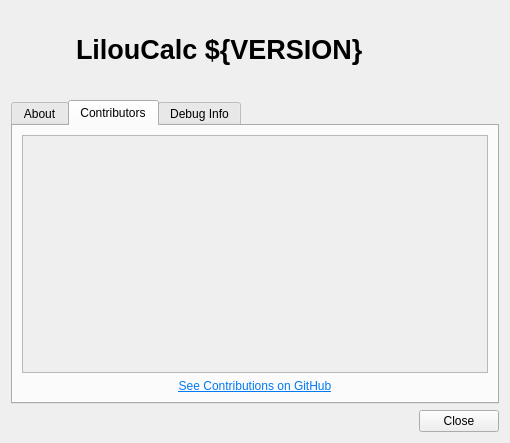
<?xml version="1.0" encoding="UTF-8"?>
<ui version="4.0">
 <class>AboutDialog</class>
 <widget class="QDialog" name="AboutDialog">
  <property name="geometry">
   <rect>
    <x>0</x>
    <y>0</y>
    <width>510</width>
    <height>443</height>
   </rect>
  </property>
  <property name="windowTitle">
   <string>About LilouCalc</string>
  </property>
  <layout class="QVBoxLayout" name="verticalLayout_2" stretch="0,1,0">
   <item>
    <layout class="QHBoxLayout" name="horizontalLayout">
     <property name="topMargin">
      <number>15</number>
     </property>
     <property name="bottomMargin">
      <number>20</number>
     </property>
     <item alignment="Qt::AlignVCenter">
      <widget class="QLabel" name="iconLabel">
       <property name="sizePolicy">
        <sizepolicy hsizetype="Fixed" vsizetype="Fixed">
         <horstretch>0</horstretch>
         <verstretch>0</verstretch>
        </sizepolicy>
       </property>
       <property name="minimumSize">
        <size>
         <width>48</width>
         <height>48</height>
        </size>
       </property>
       <property name="maximumSize">
        <size>
         <width>48</width>
         <height>48</height>
        </size>
       </property>
      </widget>
     </item>
     <item alignment="Qt::AlignVCenter">
      <widget class="QLabel" name="nameLabel">
       <property name="sizePolicy">
        <sizepolicy hsizetype="Expanding" vsizetype="Preferred">
         <horstretch>0</horstretch>
         <verstretch>0</verstretch>
        </sizepolicy>
       </property>
       <property name="font">
        <font>
         <weight>75</weight>
         <bold>true</bold>
        </font>
       </property>
       <property name="text">
        <string notr="true">&lt;html&gt;&lt;head/&gt;&lt;body&gt;&lt;p&gt;&lt;span style=&quot; font-size:20pt;&quot;&gt;LilouCalc ${VERSION}&lt;/span&gt;&lt;/p&gt;&lt;/body&gt;&lt;/html&gt;</string>
       </property>
       <property name="margin">
        <number>0</number>
       </property>
       <property name="indent">
        <number>11</number>
       </property>
      </widget>
     </item>
    </layout>
   </item>
   <item>
    <widget class="QTabWidget" name="tabWidget">
     <property name="currentIndex">
      <number>1</number>
     </property>
     <widget class="QWidget" name="aboutTab">
      <attribute name="title">
       <string>About</string>
      </attribute>
      <layout class="QVBoxLayout" name="verticalLayout_3">
       <item>
        <widget class="QLabel" name="label_2">
         <property name="sizePolicy">
          <sizepolicy hsizetype="Preferred" vsizetype="Fixed">
           <horstretch>0</horstretch>
           <verstretch>0</verstretch>
          </sizepolicy>
         </property>
         <property name="text">
          <string notr="true">&lt;html&gt;&lt;head/&gt;&lt;body&gt;&lt;p&gt;Website: &lt;a href=&quot;https://github.com/Antidote1911/liloucalc&quot;&gt;&lt;span style=&quot; text-decoration: underline; color:#007af4;&quot;&gt;https://github.com/Antidote1911/liloucalc&lt;/span&gt;&lt;/a&gt;&lt;/p&gt;&lt;/body&gt;&lt;/html&gt;</string>
         </property>
         <property name="openExternalLinks">
          <bool>true</bool>
         </property>
        </widget>
       </item>
       <item>
        <widget class="QLabel" name="label_5">
         <property name="text">
          <string>&lt;html&gt;&lt;head/&gt;&lt;body&gt;&lt;p&gt;Report bugs at: &lt;a href=&quot;https://github.com/Antidote1911/liloucalc/issues&quot;&gt;&lt;span style=&quot; text-decoration: underline; color:#007af4;&quot;&gt;https://github.com/Antidote1911/liloucalc/issues&lt;/span&gt;&lt;/a&gt;&lt;/p&gt;&lt;/body&gt;&lt;/html&gt;</string>
         </property>
         <property name="openExternalLinks">
          <bool>true</bool>
         </property>
        </widget>
       </item>
       <item>
        <spacer name="verticalSpacer_3">
         <property name="orientation">
          <enum>Qt::Vertical</enum>
         </property>
         <property name="sizeType">
          <enum>QSizePolicy::Fixed</enum>
         </property>
         <property name="sizeHint" stdset="0">
          <size>
           <width>20</width>
           <height>5</height>
          </size>
         </property>
        </spacer>
       </item>
       <item>
        <widget class="QLabel" name="label_3">
         <property name="sizePolicy">
          <sizepolicy hsizetype="Minimum" vsizetype="Fixed">
           <horstretch>0</horstretch>
           <verstretch>0</verstretch>
          </sizepolicy>
         </property>
         <property name="text">
          <string>Liloucalc is distributed under the terms of the GNU General Public License (GPL) version 3.</string>
         </property>
         <property name="wordWrap">
          <bool>true</bool>
         </property>
        </widget>
       </item>
       <item>
        <spacer name="verticalSpacer_2">
         <property name="orientation">
          <enum>Qt::Vertical</enum>
         </property>
         <property name="sizeType">
          <enum>QSizePolicy::Fixed</enum>
         </property>
         <property name="sizeHint" stdset="0">
          <size>
           <width>0</width>
           <height>5</height>
          </size>
         </property>
        </spacer>
       </item>
       <item>
        <widget class="QLabel" name="label_8">
         <property name="text">
          <string>Project Maintainers:</string>
         </property>
        </widget>
       </item>
       <item>
        <widget class="QLabel" name="maintainers">
         <property name="sizePolicy">
          <sizepolicy hsizetype="Preferred" vsizetype="Fixed">
           <horstretch>0</horstretch>
           <verstretch>0</verstretch>
          </sizepolicy>
         </property>
         <property name="text">
          <string notr="true"/>
         </property>
         <property name="openExternalLinks">
          <bool>true</bool>
         </property>
         <property name="textInteractionFlags">
          <set>Qt::LinksAccessibleByKeyboard|Qt::LinksAccessibleByMouse</set>
         </property>
        </widget>
       </item>
       <item>
        <spacer name="verticalSpacer">
         <property name="orientation">
          <enum>Qt::Vertical</enum>
         </property>
         <property name="sizeHint" stdset="0">
          <size>
           <width>0</width>
           <height>0</height>
          </size>
         </property>
        </spacer>
       </item>
      </layout>
     </widget>
     <widget class="QWidget" name="contribTab">
      <attribute name="title">
       <string>Contributors</string>
      </attribute>
      <layout class="QVBoxLayout" name="verticalLayout">
       <item>
        <widget class="QScrollArea" name="scrollArea">
         <property name="widgetResizable">
          <bool>true</bool>
         </property>
         <widget class="QWidget" name="scrollAreaWidgetContents">
          <property name="geometry">
           <rect>
            <x>0</x>
            <y>0</y>
            <width>468</width>
            <height>228</height>
           </rect>
          </property>
          <layout class="QVBoxLayout" name="verticalLayout_5">
           <item>
            <widget class="QLabel" name="contributors">
             <property name="sizePolicy">
              <sizepolicy hsizetype="Preferred" vsizetype="Expanding">
               <horstretch>0</horstretch>
               <verstretch>0</verstretch>
              </sizepolicy>
             </property>
             <property name="cursor">
              <cursorShape>IBeamCursor</cursorShape>
             </property>
             <property name="text">
              <string notr="true"/>
             </property>
             <property name="textFormat">
              <enum>Qt::AutoText</enum>
             </property>
             <property name="alignment">
              <set>Qt::AlignLeading|Qt::AlignLeft|Qt::AlignTop</set>
             </property>
             <property name="wordWrap">
              <bool>true</bool>
             </property>
             <property name="margin">
              <number>5</number>
             </property>
             <property name="textInteractionFlags">
              <set>Qt::TextBrowserInteraction</set>
             </property>
            </widget>
           </item>
          </layout>
         </widget>
        </widget>
       </item>
       <item>
        <widget class="QLabel" name="seeContributions">
         <property name="text">
          <string>&lt;html&gt;&lt;head/&gt;&lt;body&gt;&lt;p&gt;&lt;a href=&quot;https://github.com/Antidote1911/liloucalc/graphs/contributors&quot;&gt;&lt;span style=&quot; text-decoration: underline; color:#007af4;&quot;&gt;See Contributions on GitHub&lt;/span&gt;&lt;/a&gt;&lt;/p&gt;&lt;/body&gt;&lt;/html&gt;</string>
         </property>
         <property name="alignment">
          <set>Qt::AlignCenter</set>
         </property>
         <property name="openExternalLinks">
          <bool>true</bool>
         </property>
        </widget>
       </item>
      </layout>
     </widget>
     <widget class="QWidget" name="debugTab">
      <attribute name="title">
       <string>Debug Info</string>
      </attribute>
      <layout class="QVBoxLayout" name="verticalLayout_4">
       <item>
        <widget class="QLabel" name="label">
         <property name="sizePolicy">
          <sizepolicy hsizetype="Preferred" vsizetype="Fixed">
           <horstretch>0</horstretch>
           <verstretch>0</verstretch>
          </sizepolicy>
         </property>
         <property name="text">
          <string>Include the following information whenever you report a bug:</string>
         </property>
        </widget>
       </item>
       <item>
        <widget class="QPlainTextEdit" name="debugInfo">
         <property name="readOnly">
          <bool>true</bool>
         </property>
         <property name="plainText">
          <string notr="true"/>
         </property>
         <property name="textInteractionFlags">
          <set>Qt::TextBrowserInteraction</set>
         </property>
        </widget>
       </item>
       <item>
        <widget class="QPushButton" name="copyToClipboard">
         <property name="text">
          <string>Copy to clipboard</string>
         </property>
        </widget>
       </item>
      </layout>
     </widget>
    </widget>
   </item>
   <item>
    <widget class="QDialogButtonBox" name="buttonBox">
     <property name="standardButtons">
      <set>QDialogButtonBox::Close</set>
     </property>
    </widget>
   </item>
  </layout>
 </widget>
 <resources/>
 <connections/>
</ui>
